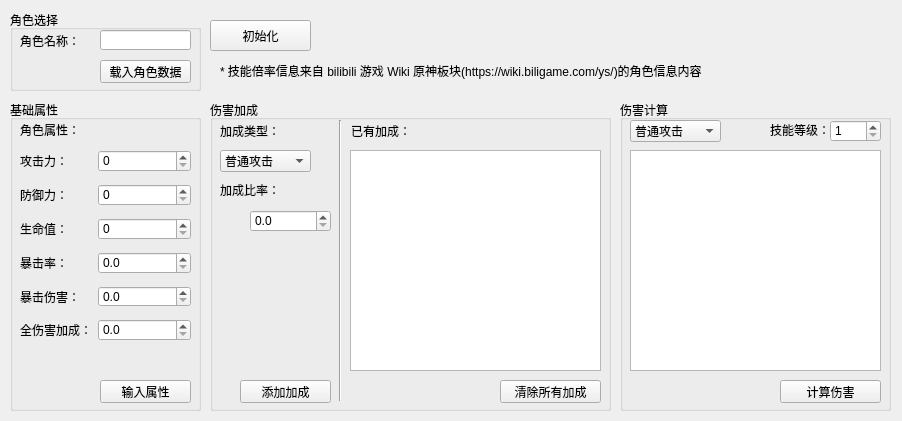
<?xml version="1.0" encoding="UTF-8"?>
<ui version="4.0">
 <class>Form</class>
 <widget class="QWidget" name="Form">
  <property name="geometry">
   <rect>
    <x>0</x>
    <y>0</y>
    <width>902</width>
    <height>421</height>
   </rect>
  </property>
  <property name="windowTitle">
   <string>Damage Calculator</string>
  </property>
  <widget class="QGroupBox" name="groupBox">
   <property name="geometry">
    <rect>
     <x>10</x>
     <y>10</y>
     <width>191</width>
     <height>81</height>
    </rect>
   </property>
   <property name="title">
    <string>角色选择</string>
   </property>
   <widget class="QPushButton" name="pushButton_Char">
    <property name="geometry">
     <rect>
      <x>90</x>
      <y>50</y>
      <width>91</width>
      <height>23</height>
     </rect>
    </property>
    <property name="text">
     <string>载入角色数据</string>
    </property>
   </widget>
   <widget class="QLabel" name="label_7">
    <property name="geometry">
     <rect>
      <x>10</x>
      <y>20</y>
      <width>71</width>
      <height>21</height>
     </rect>
    </property>
    <property name="text">
     <string>角色名称：</string>
    </property>
   </widget>
   <widget class="QLineEdit" name="lineEdit_CharName">
    <property name="geometry">
     <rect>
      <x>90</x>
      <y>20</y>
      <width>91</width>
      <height>20</height>
     </rect>
    </property>
   </widget>
  </widget>
  <widget class="QGroupBox" name="groupBox_2">
   <property name="geometry">
    <rect>
     <x>10</x>
     <y>100</y>
     <width>191</width>
     <height>311</height>
    </rect>
   </property>
   <property name="title">
    <string>基础属性</string>
   </property>
   <widget class="QWidget" name="formLayoutWidget">
    <property name="geometry">
     <rect>
      <x>10</x>
      <y>50</y>
      <width>171</width>
      <height>191</height>
     </rect>
    </property>
    <layout class="QFormLayout" name="formLayout">
     <property name="verticalSpacing">
      <number>12</number>
     </property>
     <item row="0" column="0">
      <widget class="QLabel" name="label">
       <property name="text">
        <string>攻击力：</string>
       </property>
      </widget>
     </item>
     <item row="1" column="0">
      <widget class="QLabel" name="label_2">
       <property name="text">
        <string>防御力：</string>
       </property>
      </widget>
     </item>
     <item row="2" column="0">
      <widget class="QLabel" name="label_3">
       <property name="text">
        <string>生命值：</string>
       </property>
      </widget>
     </item>
     <item row="3" column="0">
      <widget class="QLabel" name="label_4">
       <property name="text">
        <string>暴击率：</string>
       </property>
      </widget>
     </item>
     <item row="4" column="0">
      <widget class="QLabel" name="label_5">
       <property name="text">
        <string>暴击伤害：</string>
       </property>
      </widget>
     </item>
     <item row="5" column="0">
      <widget class="QLabel" name="label_6">
       <property name="text">
        <string>全伤害加成：</string>
       </property>
      </widget>
     </item>
     <item row="3" column="1">
      <widget class="QDoubleSpinBox" name="doubleSpinBox_CritRate">
       <property name="decimals">
        <number>1</number>
       </property>
       <property name="singleStep">
        <double>0.100000000000000</double>
       </property>
      </widget>
     </item>
     <item row="4" column="1">
      <widget class="QDoubleSpinBox" name="doubleSpinBox_CritDmg">
       <property name="decimals">
        <number>1</number>
       </property>
       <property name="maximum">
        <double>1000.000000000000000</double>
       </property>
       <property name="singleStep">
        <double>0.100000000000000</double>
       </property>
      </widget>
     </item>
     <item row="5" column="1">
      <widget class="QDoubleSpinBox" name="doubleSpinBox_AllBonus">
       <property name="decimals">
        <number>1</number>
       </property>
       <property name="maximum">
        <double>1000.000000000000000</double>
       </property>
       <property name="singleStep">
        <double>0.100000000000000</double>
       </property>
      </widget>
     </item>
     <item row="0" column="1">
      <widget class="QDoubleSpinBox" name="doubleSpinBox_ATK">
       <property name="decimals">
        <number>0</number>
       </property>
       <property name="maximum">
        <double>10000.000000000000000</double>
       </property>
      </widget>
     </item>
     <item row="1" column="1">
      <widget class="QDoubleSpinBox" name="doubleSpinBox_DEF">
       <property name="decimals">
        <number>0</number>
       </property>
       <property name="maximum">
        <double>10000.000000000000000</double>
       </property>
      </widget>
     </item>
     <item row="2" column="1">
      <widget class="QDoubleSpinBox" name="doubleSpinBox_HP">
       <property name="decimals">
        <number>0</number>
       </property>
       <property name="maximum">
        <double>1000000.000000000000000</double>
       </property>
      </widget>
     </item>
    </layout>
   </widget>
   <widget class="QPushButton" name="pushButton_Attr">
    <property name="geometry">
     <rect>
      <x>90</x>
      <y>280</y>
      <width>91</width>
      <height>23</height>
     </rect>
    </property>
    <property name="text">
     <string>输入属性</string>
    </property>
   </widget>
   <widget class="QLabel" name="label_12">
    <property name="geometry">
     <rect>
      <x>10</x>
      <y>20</y>
      <width>111</width>
      <height>20</height>
     </rect>
    </property>
    <property name="text">
     <string>角色属性：</string>
    </property>
   </widget>
  </widget>
  <widget class="QGroupBox" name="groupBox_3">
   <property name="geometry">
    <rect>
     <x>210</x>
     <y>100</y>
     <width>401</width>
     <height>311</height>
    </rect>
   </property>
   <property name="title">
    <string>伤害加成</string>
   </property>
   <widget class="QPushButton" name="pushButton_AddBonus">
    <property name="geometry">
     <rect>
      <x>30</x>
      <y>280</y>
      <width>91</width>
      <height>23</height>
     </rect>
    </property>
    <property name="text">
     <string>添加加成</string>
    </property>
   </widget>
   <widget class="QLabel" name="label_9">
    <property name="geometry">
     <rect>
      <x>10</x>
      <y>21</y>
      <width>111</width>
      <height>20</height>
     </rect>
    </property>
    <property name="text">
     <string>加成类型：</string>
    </property>
   </widget>
   <widget class="QTextEdit" name="textEdit_BonusDisp">
    <property name="geometry">
     <rect>
      <x>140</x>
      <y>50</y>
      <width>251</width>
      <height>221</height>
     </rect>
    </property>
   </widget>
   <widget class="QLabel" name="label_10">
    <property name="geometry">
     <rect>
      <x>141</x>
      <y>21</y>
      <width>70</width>
      <height>20</height>
     </rect>
    </property>
    <property name="text">
     <string>已有加成：</string>
    </property>
   </widget>
   <widget class="QPushButton" name="pushButton_ClearBonus">
    <property name="geometry">
     <rect>
      <x>290</x>
      <y>280</y>
      <width>101</width>
      <height>23</height>
     </rect>
    </property>
    <property name="text">
     <string>清除所有加成</string>
    </property>
   </widget>
   <widget class="Line" name="line">
    <property name="geometry">
     <rect>
      <x>120</x>
      <y>20</y>
      <width>21</width>
      <height>281</height>
     </rect>
    </property>
    <property name="orientation">
     <enum>Qt::Vertical</enum>
    </property>
   </widget>
   <widget class="QDoubleSpinBox" name="doubleSpinBox_Bonus">
    <property name="geometry">
     <rect>
      <x>40</x>
      <y>110</y>
      <width>81</width>
      <height>22</height>
     </rect>
    </property>
    <property name="decimals">
     <number>1</number>
    </property>
    <property name="maximum">
     <double>1000.000000000000000</double>
    </property>
    <property name="singleStep">
     <double>0.100000000000000</double>
    </property>
   </widget>
   <widget class="QLabel" name="label_13">
    <property name="geometry">
     <rect>
      <x>10</x>
      <y>80</y>
      <width>111</width>
      <height>20</height>
     </rect>
    </property>
    <property name="text">
     <string>加成比率：</string>
    </property>
   </widget>
   <widget class="QComboBox" name="comboBox_BonusType">
    <property name="geometry">
     <rect>
      <x>10</x>
      <y>50</y>
      <width>91</width>
      <height>22</height>
     </rect>
    </property>
    <item>
     <property name="text">
      <string>普通攻击</string>
     </property>
    </item>
    <item>
     <property name="text">
      <string>元素战技</string>
     </property>
    </item>
    <item>
     <property name="text">
      <string>元素爆发</string>
     </property>
    </item>
   </widget>
  </widget>
  <widget class="QGroupBox" name="groupBox_4">
   <property name="geometry">
    <rect>
     <x>620</x>
     <y>100</y>
     <width>271</width>
     <height>311</height>
    </rect>
   </property>
   <property name="title">
    <string>伤害计算</string>
   </property>
   <widget class="QPushButton" name="pushButton_CptDmg">
    <property name="geometry">
     <rect>
      <x>160</x>
      <y>280</y>
      <width>101</width>
      <height>23</height>
     </rect>
    </property>
    <property name="text">
     <string>计算伤害</string>
    </property>
   </widget>
   <widget class="QTextEdit" name="textEdit_DmgDisp">
    <property name="geometry">
     <rect>
      <x>10</x>
      <y>50</y>
      <width>251</width>
      <height>221</height>
     </rect>
    </property>
   </widget>
   <widget class="QComboBox" name="comboBox_DmgType">
    <property name="geometry">
     <rect>
      <x>10</x>
      <y>20</y>
      <width>91</width>
      <height>22</height>
     </rect>
    </property>
    <item>
     <property name="text">
      <string>普通攻击</string>
     </property>
    </item>
    <item>
     <property name="text">
      <string>元素战技</string>
     </property>
    </item>
    <item>
     <property name="text">
      <string>元素爆发</string>
     </property>
    </item>
   </widget>
   <widget class="QSpinBox" name="spinBox_SkillLevel">
    <property name="geometry">
     <rect>
      <x>210</x>
      <y>20</y>
      <width>51</width>
      <height>22</height>
     </rect>
    </property>
    <property name="minimum">
     <number>1</number>
    </property>
    <property name="maximum">
     <number>13</number>
    </property>
   </widget>
   <widget class="QLabel" name="label_14">
    <property name="geometry">
     <rect>
      <x>150</x>
      <y>20</y>
      <width>61</width>
      <height>20</height>
     </rect>
    </property>
    <property name="text">
     <string>技能等级：</string>
    </property>
   </widget>
  </widget>
  <widget class="QLabel" name="label_11">
   <property name="geometry">
    <rect>
     <x>220</x>
     <y>60</y>
     <width>681</width>
     <height>21</height>
    </rect>
   </property>
   <property name="text">
    <string>* 技能倍率信息来自 bilibili 游戏 Wiki 原神板块(https://wiki.biligame.com/ys/)的角色信息内容</string>
   </property>
  </widget>
  <widget class="QPushButton" name="pushButton_Init">
   <property name="geometry">
    <rect>
     <x>210</x>
     <y>20</y>
     <width>101</width>
     <height>31</height>
    </rect>
   </property>
   <property name="text">
    <string>初始化</string>
   </property>
  </widget>
  <widget class="QLabel" name="label_State">
   <property name="geometry">
    <rect>
     <x>320</x>
     <y>22</y>
     <width>401</width>
     <height>20</height>
    </rect>
   </property>
   <property name="text">
    <string/>
   </property>
  </widget>
 </widget>
 <resources/>
 <connections/>
</ui>
